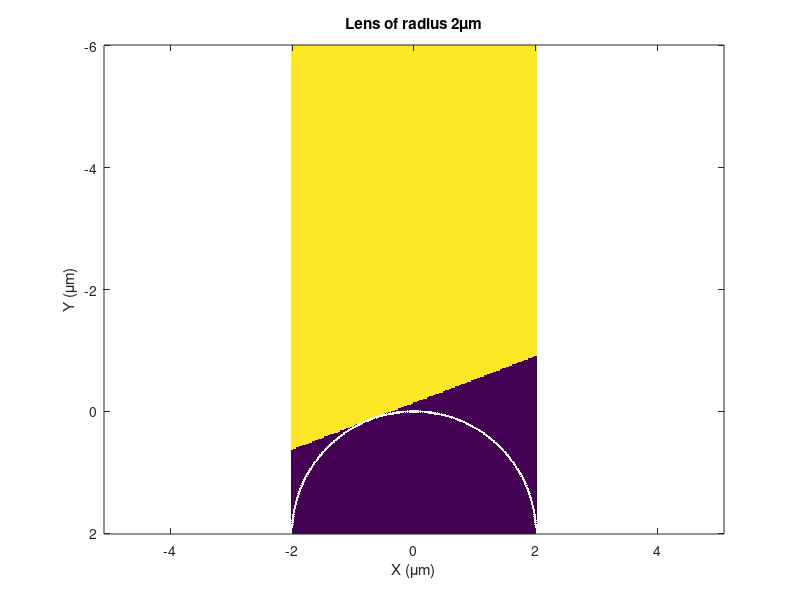

The MATLAB source for this figure:
clear
% Simulation of a plane wave hitting a planar interface using snell's law

lambda = 500;
n0 = 1.45;
n1 = 1.0;
theta_ref = 0;
lradius = 2000; % in nm

c = 3E+8; %c = 3E+8 m/s x 10+9 nm/m x 10-9 ns/s = 3E+8 nm/ns;
k0 = 2*pi*n0/lambda;
w = k0*c/n0;
wo = 2*pi/100*c;% the background freq. for time
x = [-lradius:20:lradius];
y = [-lradius*3:20:lradius];
[X,Y] = meshgrid(x,y);

% The lens arc:
rcenter = [0 lradius];
deg_ang=linspace(270,90,181); %angular sampling
XYlens = [lradius*sind(deg_ang)+rcenter(1);  lradius*cosd(deg_ang)+rcenter(2)];

%Create incoming angles:
theta_inc=deg_ang; %Contains angles between prop axis and lens points, center is located at lens radial center
%all rays come to the lens with direction parallell to the optical axis.


k0_x = k0*sind(theta_ref);
k0_y = k0*cosd(theta_ref);

%Start Simulation:
Rott0 = zeros(size(X));
E = zeros(size(X));

nAngles=1;
% nAngles=length(theta_inc);
% for ii=1:1:nAngles
     ii=70;
    % Rotate Y coordinates towards theta incoming angle
    Rott = (X-XYlens(1,ii))*sind(theta_inc(ii))+(Y-XYlens(2,ii))*cosd(theta_inc(ii));
    % Rott = (X-XYlens(1,ii))+(Y-XYlens(2,ii));
    % Rott=X+Y;
    %       Rott0 = Rott0 + (Rott>0);
    Rott0 = (Rott>0);
    
    %Plot wave space
    figure(1)
    %subplot(1,2,1)
    hold off
    imagesc(x/1000,y/1000,Rott0);
    xlabel('X (\mum)');
    ylabel('Y (\mum)');
    title(['Lens of radius ' num2str(lradius/1000) '\mum']);
    axis ij
    hold on
    plot(XYlens(1,:)/1000,XYlens(2,:)/1000,'w.')
    axis equal tight
    
    %calculate angle between surface normal and propagation axis. Now
    %center is at the lens curve
    theta = -(180-theta_inc(ii));
    k1 = 2*pi*n1/lambda; % The wavelength in medium1 is lambda/n1
    theta1 = asind(k0/k1*sind(theta)); %Out angle respect to the normal
    
    
      if isreal(theta1)
%             k1_x = k1*sind(theta1);
%             k1_y = k1*cosd(theta1);
            
%             arci = circd(500,linspace(90-theta,90,10),XYlens(1,ii),XYlens(2,ii));
%             arcr = circd(500,linspace(90-theta_inc(ii)+theta1,90-theta_inc(ii),10),XYlens(1,ii),XYlens(2,ii));
            
            new_angle = theta_inc(ii) - theta1;
            k1_xn = k1*sind(new_angle);
            k1_yn = k1*cosd(new_angle);
            
            %We calculate the dephasing. Then we just add them since the y
            %components have opposite signs.
            deph1 = k1_xn*XYlens(1,ii) + k1_yn*XYlens(2,ii);
            deph0 = k0_x*XYlens(1,ii) + k0_y*XYlens(2,ii);
            
%             E = E + (0*exp(1i*(k0_x*X + k0_y*Y ).*(Rott<=0)) + exp(- 1i*(k1_xn*X + k1_yn*Y - deph0 - deph1).*(Rott>0))).*exp(1i*w*t(it));
            E = E + (0*exp(1i*(k0_x*X + k0_y*Y ).*(Rott<=0)) + exp(- 1i*(k1_xn*X + k1_yn*Y - deph0 - deph1).*(Rott>0)));%.*exp(1i*w*t(it));

      end
% end